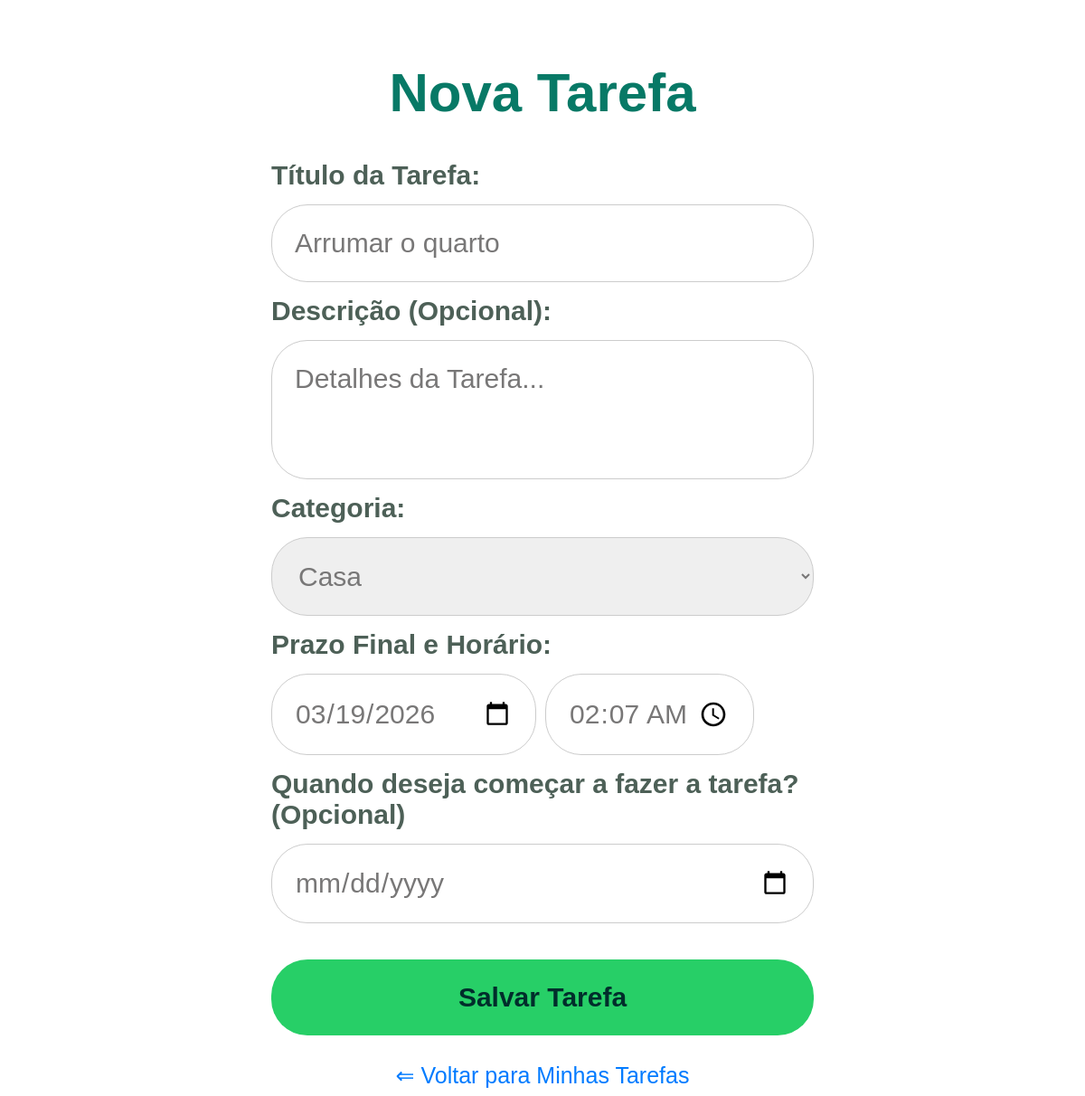
Page /editar_tarefa/46/ on the committed database.
### tarefas/models.py (models this page shows, shortened)
class Tarefa(models.Model):
    nome = models.CharField(max_length=200)
    descricao = models.TextField(blank=True, null=True)
    categoria = models.ForeignKey(Categoria, on_delete=models.CASCADE)
    data_limite = models.DateField(validators=[validar_data_limite])
    horario_limite = models.TimeField(default='23:59', null=True, blank=True) # opcional
    status = models.CharField(max_length=100, default='Pendente')
    data_execucao = models.DateField(null=True, blank=True, ) # opcional
    data_conclusao = models.DateTimeField(null=True, blank=True) # para poder deletar depois de 24hrs de concluída

### tarefas/views.py (the view, shortened to what this page needs)
# urls.py: path('editar_tarefa/<int:id_tarefa>/', views.editar_tarefa, name='editar_tarefa'),
def editar_tarefa(request, id_tarefa):
    tarefa_editada = Tarefa.objects.get(id=id_tarefa)
    if request.method == 'GET': # vê os dados autuais da tarefa que clicou para editar
        form = TarefaForm(instance=tarefa_editada) # cria um formulário pré-preenchido com os dados que já estavam salvos no banco
    return render(request, 'editar_tarefa.html', {'form': form, 'tarefa': tarefa_editada})

### tarefas/forms.py
class TarefaForm(forms.ModelForm):
    class Meta:
        model = Tarefa # o formulário vai salvar os dados na tabela Tarefa
        fields = ['nome', 'descricao', 'categoria', 'data_limite', 'horario_limite', 'data_execucao']
        widgets = {
            'nome': forms.TextInput(attrs={'placeholder': 'Ex: Estudar para a prova'}),
            'descricao': forms.Textarea(attrs={'rows': 3, 'placeholder': 'Detalhes da Tarefa...'}),
            'data_limite': forms.DateInput(format='%Y-%m-%d', attrs={'type': 'date'}),
            'horario_limite': forms.TimeInput(format='%H:%M', attrs={'type': 'time', 'value': '23:59'}),
            'data_execucao': forms.DateInput(format='%Y-%m-%d', attrs={'type': 'date'}),}
        labels = {
            'nome': 'Título da Tarefa:',
            'descricao': 'Descrição (Opcional):',
            'categoria': 'Categoria:',
            'data_limite': 'Prazo:',
            'horario_limite': 'Horário Limite:',
            'data_execucao': 'Quando deseja começar a fazer a tarefa? (Opcional)'}

### tarefas/models.py (called while the page is built)
    def __str__(self):
        return self.nome

### tarefas/templates/editar_tarefa.html (shortened to what this page needs)
﻿<!DOCTYPE html>
<html lang="pt-br">
<head>
</head>
<body>
    <h1>Nova Tarefa</h1>
    <form method="POST" action="/editar_tarefa/{{ tarefa.id }}/" class="form-container">
        <label>Título da Tarefa:</label>
        {{ form.nome }}
        <label>Descrição (Opcional):</label>
        {{ form.descricao }}
        <label>Categoria:</label>
        {{ form.categoria }}
        <label>Prazo Final e Horário:</label>
        <div style="display: flex; gap: 10px;">
            {{ form.data_limite }}
            {{ form.horario_limite }}
        </div>
        <label>Quando deseja começar a fazer a tarefa? (Opcional)</label>
        {{ form.data_execucao }}
        <button type="submit">Salvar Tarefa</button>
    </form>
    <a href="/minhas_tarefas/" class="voltar">⇐ Voltar para Minhas Tarefas</a>
</body>
</html>

### tarefas/templates/editar_tarefa.html (style rules this page uses)
body { font-family: Arial, sans-serif; text-align: center; margin-top: 10px; }
.form-container { display: flex; flex-direction: column; width: 600px; margin: 0 auto; gap: 15px; text-align: left; }
h1 { font-size: 60px; margin-bottom: 40px; color: #077966; }
label { font-size: 30px; font-weight: bold; color: #4d6057; }
input, select, textarea, button { padding: 25px; font-size: 30px; border-radius: 40px; border: 1px solid #ccc; font-family: Arial, sans-serif; color: #787777; resize: none; }
button { margin-top: 25px; }
input::placeholder, textarea::placeholder { font-family: Arial, sans-serif; color: #787777; }
button { background-color: #27cf67; color: rgb(1, 45, 43); border: none; cursor: pointer; font-weight: bold; }
.voltar { font-size: 25px; margin-top: 30px; display: inline-block; text-decoration: none; color: #007BFF; }

### rows in the picture
Tarefa: nome "Arrumar o quarto", categoria "Casa", data_limite "03/19/2026", horario_limite "02:07"
